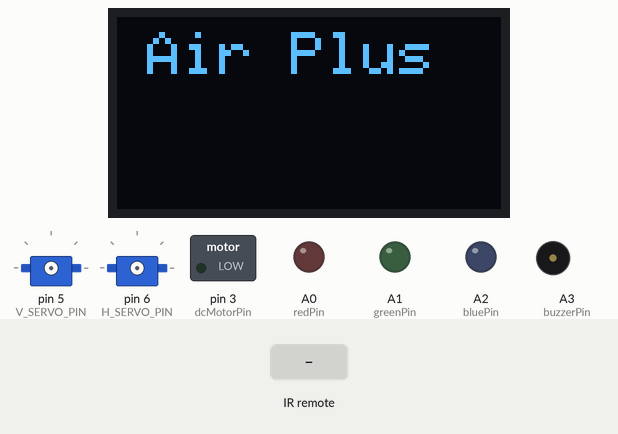
Simulated run of this sketch. Board: Arduino Uno, built with avr-gcc and run on an emulated ATmega328P. On the bench: 128×64 one-colour display, 2 × servo, switched loads named in the sketch (green lamp = pin HIGH), output pins drawn as LEDs (lit = HIGH), buzzer (waves = sounding, pin HIGH). Inputs (shaded band) come from the test bench. What the sketch prints to the serial monitor is not drawn.

Above: at 0.1 s.
At 1.6 s:
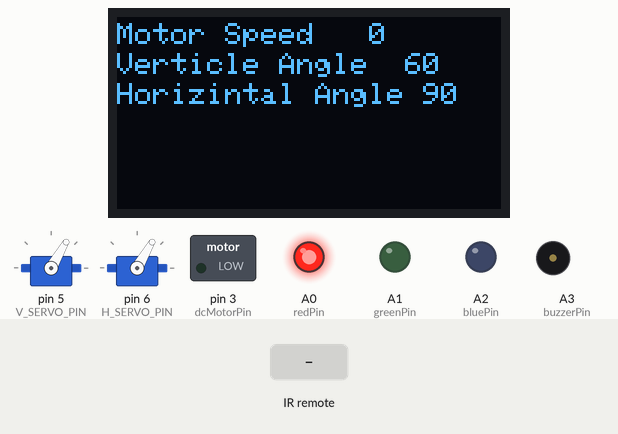
1.7 s: infrared code 0x3C received
At 3.2 s:
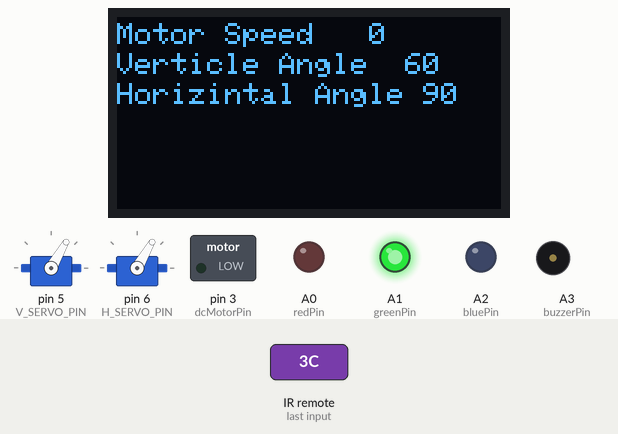
Timing chart, 0 to 4.7 s (numbered marks = the images above; inputs shaded):
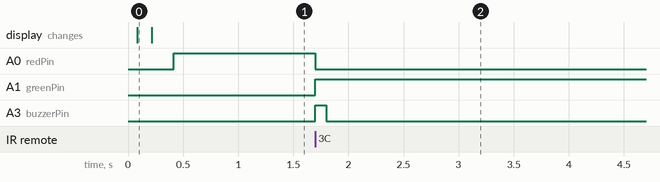

The sketch:

sketch_may27b.ino
```cpp
#include <IRremote.h>
#include <Wire.h>
#include <Adafruit_GFX.h>
#include <Adafruit_SSD1306.h>
#include <Servo.h>

Servo V_servo;
Servo H_servo;


const int IR_RECEIVE_PIN = 2;
const int V_SERVO_PIN = 5;  // servo 1
const int H_SERVO_PIN = 6;  // servo 2
const int dcMotorPin = 3;
const int redPin = A0;
const int greenPin = A1;
const int bluePin = A2;
const int buzzerPin = A3;


int dcMotorSpeed = 0;  // DC motor speed (0 - 255)
int verticle_sevo_angle = 60;
int horizontal_sevo_angle = 90;


#define IR_BUTTON_1 69
#define IR_BUTTON_2 70
#define IR_BUTTON_3 71
#define IR_BUTTON_4 68
#define IR_BUTTON_5 64
#define IR_BUTTON_6 67
#define IR_BUTTON_7 7
#define IR_BUTTON_8 21
#define IR_BUTTON_9 9
#define IR_BUTTON_0 25
#define IR_BUTTON_star 22
#define IR_BUTTON_hash 13
#define IR_BUTTON_up 24
#define IR_BUTTON_left 8
#define IR_BUTTON_down 82
#define IR_BUTTON_right 90
#define IR_BUTTON_ok 28

#define OLED_ADDR 0x3C         // OLED display address (may vary depending on the module)
Adafruit_SSD1306 display(-1);  // Use -1 for the default address

void setup() {
  Serial.begin(9600);
  IrReceiver.begin(IR_RECEIVE_PIN);
  Wire.begin();
  display.begin(SSD1306_SWITCHCAPVCC, OLED_ADDR);
  display.clearDisplay();
  display.display();
  printOnOLED("Air Plus");
  delay(200);
  V_servo.attach(V_SERVO_PIN);
  H_servo.attach(H_SERVO_PIN);
  pinMode(redPin, OUTPUT);
  pinMode(greenPin, OUTPUT);
  pinMode(bluePin, OUTPUT);

  // Turn on red color
  digitalWrite(redPin, HIGH);
  digitalWrite(greenPin, LOW);
  digitalWrite(bluePin, LOW);

  pinMode(buzzerPin, OUTPUT);
}

void loop() {
  if (IrReceiver.decode()) {
    IrReceiver.resume();
    int command = IrReceiver.decodedIRData.command;
    // Turn on green color
    digitalWrite(redPin, LOW);
    digitalWrite(greenPin, HIGH);
    digitalWrite(bluePin, LOW);
    beep();
    switch (command) {
      case IR_BUTTON_1:
        {

         /*  printOnOLED("Slow");
          dcMotorSpeed = 100;  // Set DC motor speed to 100 (example value)
 */
          break;
        }
      case IR_BUTTON_2:
        {
          /* printOnOLED("Medium");
          dcMotorSpeed = 200;  // Set DC motor speed to 200 (example value) */
          Serial.println("pressed 2 -> set DC speed 200");
          break;
        }
      case IR_BUTTON_3:
        {
          /* printOnOLED("High");
          dcMotorSpeed = 255;  // Set DC motor speed to maximum */
          Serial.println("pressed 3 -> set DC speed 255");
          break;
        }
      case IR_BUTTON_4:
        {
         /*  printOnOLED("down");
          verticle_sevo_angle = 120; */
          Serial.println("pressed 4-> V_angle 60");
          break;
        }
      case IR_BUTTON_5:
        {
         /*  printOnOLED("middle");
          verticle_sevo_angle = 90; */
          Serial.println("pressed 5-> V_angle 90");
          break;
        }
      case IR_BUTTON_6:
        {
         /*  printOnOLED("up");
          verticle_sevo_angle = 60; */
          Serial.println("pressed 6-> V_angle 120");
          break;
        }
      case IR_BUTTON_7:
        {
        /*   printOnOLED("left");
          horizontal_sevo_angle = 60; */
          Serial.println("pressed 7-> V_angle 60");
          break;
        }
      case IR_BUTTON_8:
        {
          /* printOnOLED("middle");
          horizontal_sevo_angle = 90; */
          Serial.println("pressed 8-> V_angle 90");
          break;
        }
      case IR_BUTTON_9:
        {
         /*  printOnOLED("right");
          horizontal_sevo_angle = 120; */
          Serial.println("pressed 9-> V_angle 120");
          break;
        }
      case IR_BUTTON_ok:
        {

          printOnOLED("OFF");
         /*  dcMotorSpeed = 0;  // Set DC motor speed to 100 (example value)
          // Turn on red color
          digitalWrite(redPin, HIGH);
          digitalWrite(greenPin, LOW);
          digitalWrite(bluePin, LOW); */

          break;
        }
      default:
        {
          Serial.println("Button not recognized");
          break;
        }
    }
    delay(100);
  }

  // Update servo and motor control based on the current state
  V_servo.write(verticle_sevo_angle);
  H_servo.write(verticle_sevo_angle);
  // Control the DC motor with dcMotorSpeed value (analogWrite example)
  analogWrite(dcMotorPin, dcMotorSpeed);
}

void printOnOLED(const char* message) {
  display.clearDisplay();
  display.setTextSize(2);
  display.setTextColor(WHITE);
  display.setCursor(10, 5);
  display.println(message);
  display.display();
  delay(100);
  display.clearDisplay();
  display.setTextSize(1);
  display.setCursor(0, 2);
  String msg1 = "Motor Speed   " + String(dcMotorSpeed);
  display.println(msg1);
  display.setCursor(0, 12);
  String msg2 = "Verticle Angle  " + String(verticle_sevo_angle);
  display.println(msg2);
  display.setCursor(0, 22);
  String msg3 = "Horizintal Angle " + String(horizontal_sevo_angle);
  display.println(msg3);
  display.display();
}


void beep() {
  digitalWrite(buzzerPin, HIGH);  // Turn the buzzer on
  delay(100);                     // Keep the buzzer on for 100 milliseconds
  digitalWrite(buzzerPin, LOW);   // Turn the buzzer off
}
```

Measured:
- after the input at 1.7 s, A0 (redPin): HIGH → LOW at once; A1 (greenPin): LOW → HIGH at once; A3 (buzzerPin): LOW → HIGH at once, → LOW 0.10 s later
